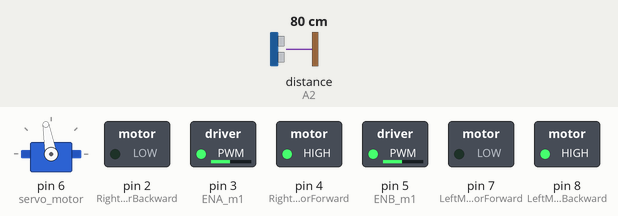
Simulated run of this sketch. Board: Arduino Uno, built with avr-gcc and run on an emulated ATmega328P. On the bench: servo, switched loads named in the sketch (green lamp = pin HIGH). Dashed ring = blinking. Inputs (shaded band) come from the test bench; at power-on: distance to the obstacle (sensor on A2) 80 cm. The echo pulse lasts 58.3 µs per cm.

Above: at 3.9 s.
4.0 s: distance to the obstacle (sensor on A2) set to 38 cm
5.5 s: distance to the obstacle (sensor on A2) set to 32 cm
At 6.8 s:
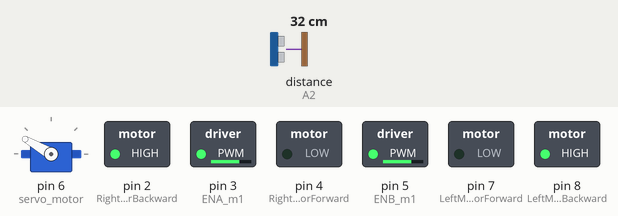
At 7.72 s:
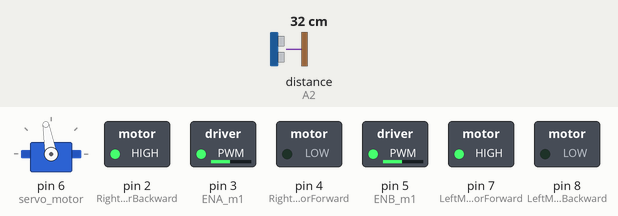
Timing chart, 0 to 14.5 s (numbered marks = the images above; inputs shaded):
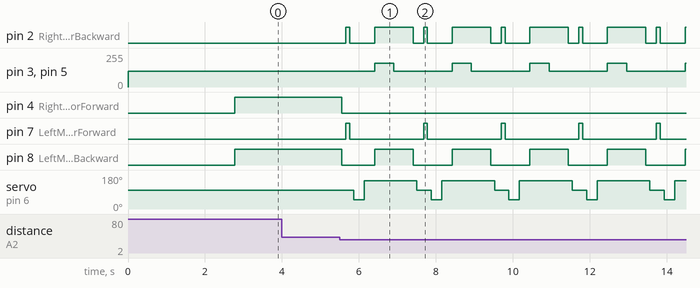

Measured:
- the behaviour switches between 36 and 35 cm on distance to the obstacle (sensor on A2) (found by bisection; images 0 and 1)
- after the input at 4.0 s, every drawn part: stays the same
- after the input at 5.5 s, pin 2 (RightMotorBackward): LOW → HIGH after 0.16 s, then repeats every 2.0 s: LOW 0.65 s, HIGH 1.0 s, LOW 0.27 s, HIGH 0.10 s; pin 3 (ENA_m1): alternates 180/255 for 0.50 s and 120/255 for 1.5 s, starting after 0.91 s

The sketch:

ultrassom_simples.ino
```cpp
#include <Servo.h>          //Servo motor library. This is standard library
#include <NewPing.h>        //Ultrasonic sensor function library. You must install this library

//our L298N control pins
const int LeftMotorForward = 7;
const int LeftMotorBackward = 8;
const int RightMotorForward = 4;
const int RightMotorBackward = 2;

#define ENA_m1  3
#define ENB_m1  5

//sensor pins
#define trig_pin A1 //analog input 1
#define echo_pin A2 //analog input 2

#define maximum_distance 200
boolean goesForward = false;
int distance = 100;

NewPing sonar(trig_pin, echo_pin, maximum_distance); //sensor function
Servo servo_motor; //our servo name


void setup(){

  pinMode(ENA_m1, OUTPUT);
  pinMode(ENB_m1, OUTPUT);


  pinMode(RightMotorForward, OUTPUT);
  pinMode(LeftMotorForward, OUTPUT);
  pinMode(LeftMotorBackward, OUTPUT);
  pinMode(RightMotorBackward, OUTPUT);

  analogWrite(ENA_m1, 120);
  analogWrite(ENB_m1, 120);


  servo_motor.attach(6); //our servo pin

  servo_motor.write(100);

  delay(2000);
  distance = readPing();
  delay(100);
  distance = readPing();
  delay(100);
  distance = readPing();
  delay(100);
  distance = readPing();
  delay(100);

}

void loop(){
  int distanceTemp = 0;

  servo_motor.write(100);
  distance = readPing();
  makeChange();

  delay(100);

}


void makeChange(){

  int distanceRight = 0;
  int distanceLeft = 0;

  if (distance <= 35){
    moveStop();
    delay(100);
    moveBackward();
    delay(100);
    moveStop();
    delay(100);

    servo_motor.write(50);
    distanceRight = readPing();
    delay(200);

    servo_motor.write(150);
    distanceLeft = readPing();
    delay(200);

    if (distanceRight >= distanceLeft){
      turnRight();
      delay(500);
      moveStop();
   //   moveForward();
    }
    else{
      turnLeft();
      delay(500);
      moveStop();
   //   moveForward();
    }
  }
  else{
    moveForward();
  }

}


int readPing(){
  delay(70);
  int cm = sonar.ping_cm();
  if (cm==0){
    cm=250;
  }
  return cm;
}

void moveStop(){

  digitalWrite(RightMotorForward, LOW);
  digitalWrite(LeftMotorForward, LOW);
  digitalWrite(RightMotorBackward, LOW);
  digitalWrite(LeftMotorBackward, LOW);
}

void moveForward(){

  if(!goesForward){
    goesForward=true;

    digitalWrite(LeftMotorForward, LOW);
    digitalWrite(RightMotorForward, HIGH);

    digitalWrite(LeftMotorBackward, HIGH);
    digitalWrite(RightMotorBackward, LOW);

  }
}

void moveBackward(){

  goesForward=false;

  digitalWrite(LeftMotorForward, HIGH);
  digitalWrite(RightMotorForward, LOW);

  digitalWrite(LeftMotorBackward, LOW);
  digitalWrite(RightMotorBackward, HIGH);

}

void turnRight(){

  int counter=0;

  analogWrite(ENA_m1, 180);
  analogWrite(ENB_m1, 180);

  while(counter < 2){
    digitalWrite(LeftMotorForward, LOW);
    digitalWrite(RightMotorBackward, HIGH);

    digitalWrite(LeftMotorBackward, HIGH);
    digitalWrite(RightMotorForward, LOW);

    delay(250);
    counter++;
  }

  analogWrite(ENA_m1, 120);
  analogWrite(ENB_m1, 120);
}

void turnLeft(){

  int counter=0;

  analogWrite(ENA_m1, 180);
  analogWrite(ENB_m1, 180);

  while(counter < 2){
    digitalWrite(LeftMotorBackward, LOW);
    digitalWrite(RightMotorForward, HIGH);

    digitalWrite(LeftMotorForward, HIGH);
    digitalWrite(RightMotorBackward, LOW);

    delay(250);
    counter++;
  }

  analogWrite(ENA_m1, 120);
  analogWrite(ENB_m1, 120);
}


int lookRight(int delayTime){
  servo_motor.write(30);
  delay(delayTime);
  int distance = readPing();
  delay(delayTime);
  servo_motor.write(65);
  delay(delayTime);
  if(readPing() < distance) distance = readPing();
  delay(delayTime);
  servo_motor.write(100);
  return distance;
}

int lookLeft(int delayTime){
  servo_motor.write(170);
  delay(delayTime);
  int distance = readPing();
  delay(delayTime);
  servo_motor.write(135);
  delay(delayTime);
  if(readPing() < distance) distance = readPing();
  delay(delayTime);
  servo_motor.write(100);
  return distance;
}
```
